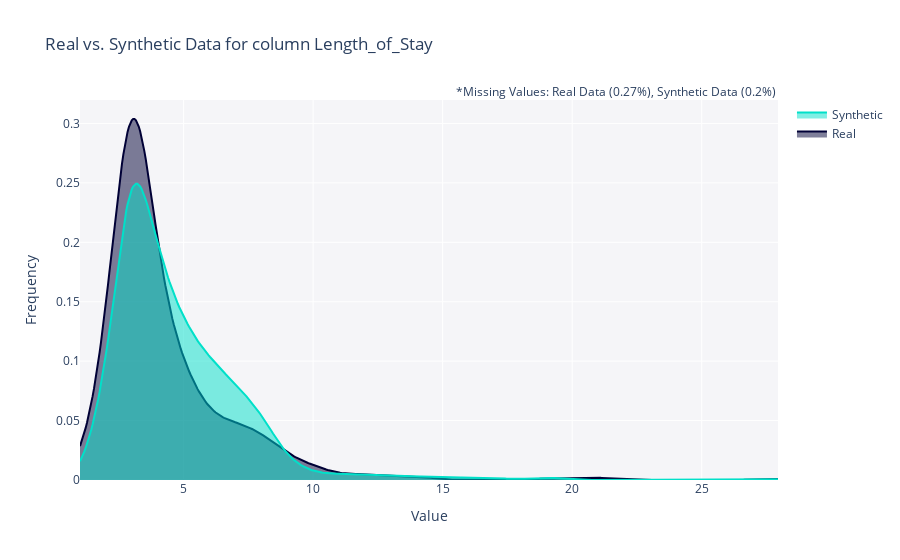

Notebook cell for this chart:
### Code cell
from sdv.evaluation.single_table import get_column_plot

fig = get_column_plot(
    real_data=rpad_df,
    synthetic_data=new_data,
    column_name='Length_of_Stay',
    metadata=metadata
)
    
fig.show()
fig.write_image(file = 'Length_of_Stay_metadata_custom_c_ep1000_dsteps5.png')

### Figure 1 — Plotly figure (JSON) as saved in the notebook; plotly's stock layout.template omitted (floating-point values rounded to 4 significant figures; data arrays with more than 128 entries replaced by an {"elided": "..."} marker saying what was removed)
{"data": [{"fill": "tozeroy", "hovertemplate": "<b>Real</b><br>Value: %{x}<br>Frequency: %{y}<extra></extra>", "legendgroup": "Real", "marker": {"color": "#000036"}, "mode": "lines", "name": "Real", "showlegend": true, "type": "scatter", "x": {"elided": "500 float values"}, "xaxis": "x", "y": {"elided": "500 float values"}, "yaxis": "y"}, {"fill": "tozeroy", "hovertemplate": "<b>Synthetic</b><br>Value: %{x}<br>Frequency: %{y}<extra></extra>", "legendgroup": "Synthetic", "marker": {"color": "#01E0C9"}, "mode": "lines", "name": "Synthetic", "showlegend": true, "type": "scatter", "x": {"elided": "500 float values"}, "xaxis": "x", "y": {"elided": "500 float values"}, "yaxis": "y"}], "layout": {"annotations": [{"showarrow": false, "text": "*Missing Values: Real Data (0.27%), Synthetic Data (0.2%)", "x": 1, "xref": "paper", "y": 1.05, "yref": "paper"}], "barmode": "overlay", "hovermode": "closest", "legend": {"traceorder": "reversed"}, "plot_bgcolor": "#F5F5F8", "title": {"text": "Real vs. Synthetic Data for column Length_of_Stay"}, "xaxis": {"anchor": "y2", "domain": [0, 1], "title": {"text": "Value"}, "zeroline": false}, "yaxis": {"anchor": "free", "domain": [0, 1], "position": 0, "title": {"text": "Frequency"}}}}
